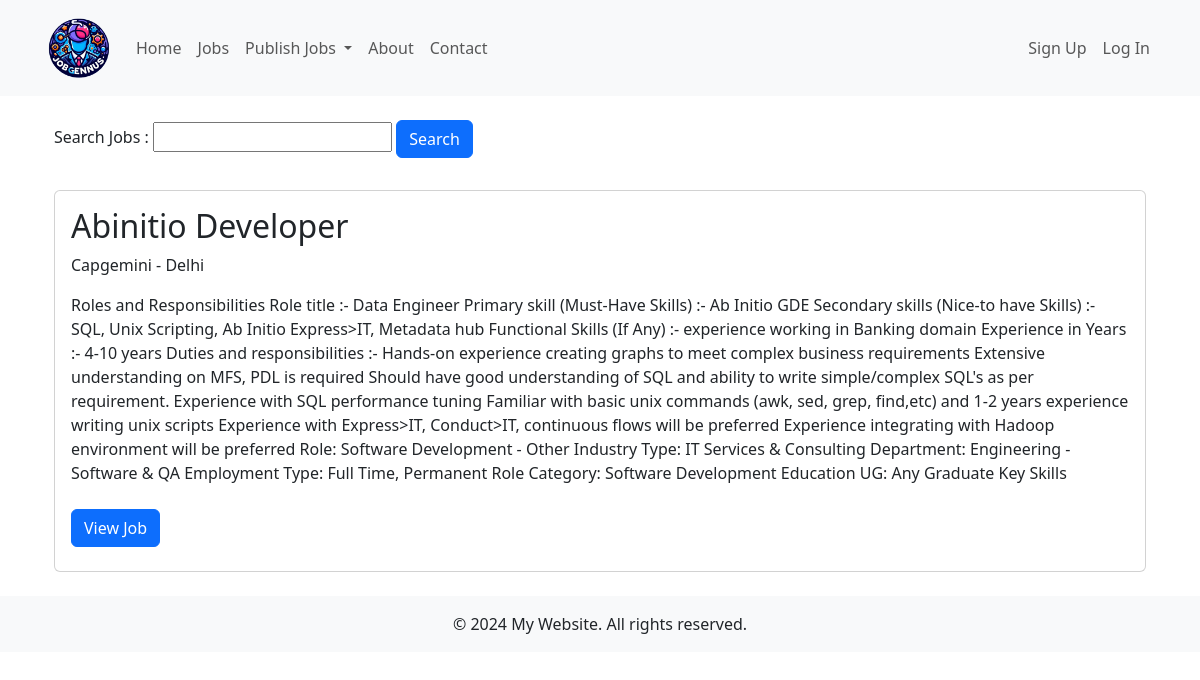
Screenshot of /jobs/ with the database file from the repository.
### home/models.py (models this page shows)
class Job(models.Model):
    title = models.CharField(max_length=100)
    description = models.TextField()
    company = models.CharField(max_length=50)
    location = models.CharField(max_length=50)
    requirements = models.TextField(default='')

### home/views.py (the view)
# urls.py: path('jobs/', views.job_list, name="jobs"),
def job_list(request):
    jobs = Job.objects.all()
    search_form = JobSearchForm(request.GET)
    if search_form.is_valid():
        search_query = search_form.cleaned_data.get('search_query')
        if search_query:
            jobs = jobs.filter(
                Q(title__icontains=search_query) |
                Q(location__icontains=search_query) |
                Q(company__icontains=search_query)
            )
    context = {'jobs': jobs, 'search_form': search_form}
    return render(request, 'jobs.html', context)

### home/forms.py
class JobSearchForm(forms.Form):
    search_query = forms.CharField(label='Search', max_length=100, required=False)

### templates/jobs.html (shortened to what this page needs)
{% extends 'base.html' %}
{% block content %}
    <div class="container mt-4">
        <div id="job-listings">
            <form method="get" action="{% url 'jobs' %}" class="mb-4">
                <div class="row">
                    <div class="col-md-8 mb-2">
                        <label for="{{ search_form.search_query.id_for_label }}" class="sr-only">Search Jobs :</label>
                        {{ search_form.search_query }}
                        <button type="submit" class="btn btn-primary">Search</button>
                    </div>
                </div>
            </form>
            {% for job in jobs %}
                <div class="card mb-4">
                    <div class="card-body">
                        <h2 class="card-title">{{ job.title }}</h2>
                        <p class="card-text">{{ job.company }} - {{ job.location }}</p>
                        <p class="card-text">{{ job.description }}</p>
                        <a href="{% url 'job_details' job_id=job.id %}" class="btn btn-primary my-2">View Job</a>
                    </div>
                </div>
            {% endfor %}
        </div>
    </div>
{% endblock %}

### templates/base.html (shortened to what this page needs)
{% load static %}
<!DOCTYPE html>
<html lang="en">
<head>
  <link href="https://cdn.jsdelivr.net/npm/bootstrap@5.3.2/dist/css/bootstrap.min.css" rel="stylesheet"
 />
</head>
<body>
  <nav class="navbar navbar-expand-lg navbar-light bg-light">
    <div class="container">
      <a class="navbar-brand" href={% url "home" %}>
        <img src="{% static 'images/Logo.png' %}" alt="JobGenius" width="30" height="24"
          style="height: 70px; width: 70px;">
      <div class="collapse navbar-collapse" id="navbarNav">
        <ul class="navbar-nav ml-auto">
          <li class="nav-item">
            <a class="nav-link" href={% url "home" %}>Home</a>
          </li>
          <li class="nav-item">
            <a class="nav-link" href={% url "jobs" %}>Jobs</a>
          </li>
          <li class="nav-item dropdown">
            <a class="nav-link dropdown-toggle" href="#" role="button" data-bs-toggle="dropdown" aria-expanded="false">
              Publish Jobs
            </a>
          <li class="nav-item">
            <a class="nav-link" href={% url "about" %}>About</a>
          </li>
          <li class="nav-item">
            <a class="nav-link" href={% url "contact" %}>Contact</a>
          </li>
          </li>
        </ul>
      </div>
      {% if user.is_authenticated %}
      <ul class="navbar-nav ml-auto">
        <li class="nav-item">
          <a class="nav-link" href="{% url 'dashboard' %}">Dashboard</a>
        </li>
      </ul>
      {% else %}
      <ul class="navbar-nav ml-auto">
        <li class="nav-item">
          <a class="nav-link" href="{% url 'signup' %}">Sign Up</a>
        </li>
        <li class="nav-item">
          <a class="nav-link" href="{% url 'login' %}">Log In</a>
        </li>
      </ul>
      {% endif %}
    </div>
  </nav>
  <div class="container mt-4">
    {% block content %}
    {% endblock %}
  </div>
  <footer class="bg-light text-center p-3 mt-4">&copy; 2024 My Website. All rights reserved.</footer>
</body>
</body>
</html>

### rows the page displays
Job: title "Abinitio Developer", company "Capgemini", location "Delhi", description "Roles and Responsibilities Role title :- Data Engineer Primary skill (Must-Have Skills) :- Ab Initio GDE Secondary skills (Nice-to have Skills) :- SQL, Unix Scripting, Ab Initio Express>IT, Metadata hub Functional Skills (If Any) :- experience working in Banking domain Experience in Years :- 4-10 years Duties and responsibilities :- Hands-on experience creating graphs to meet complex business requirements Extensive understanding on MFS, PDL is required Should have good understanding of SQL and ability to write simple/complex SQL's as per requirement. Experience with SQL performance tuning Familiar with basic unix commands (awk, sed, grep, find,etc) and 1-2 years experience writing unix…"
